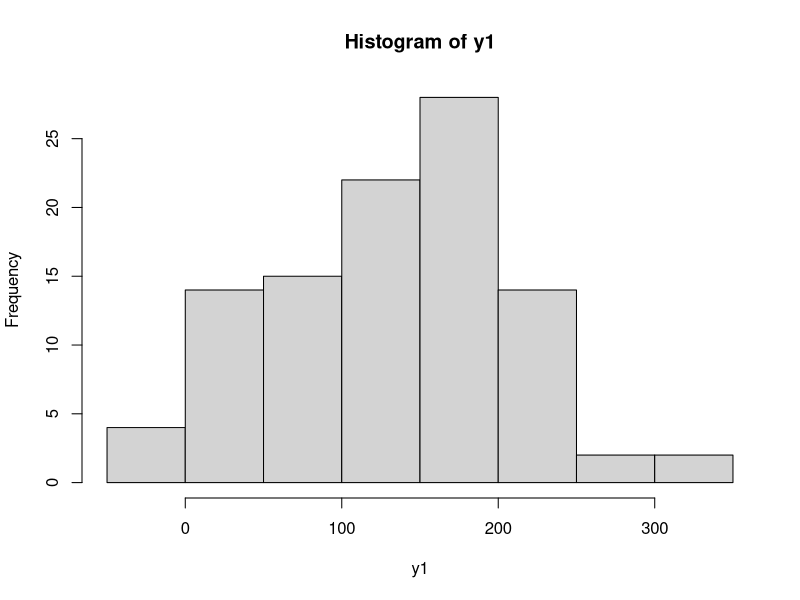
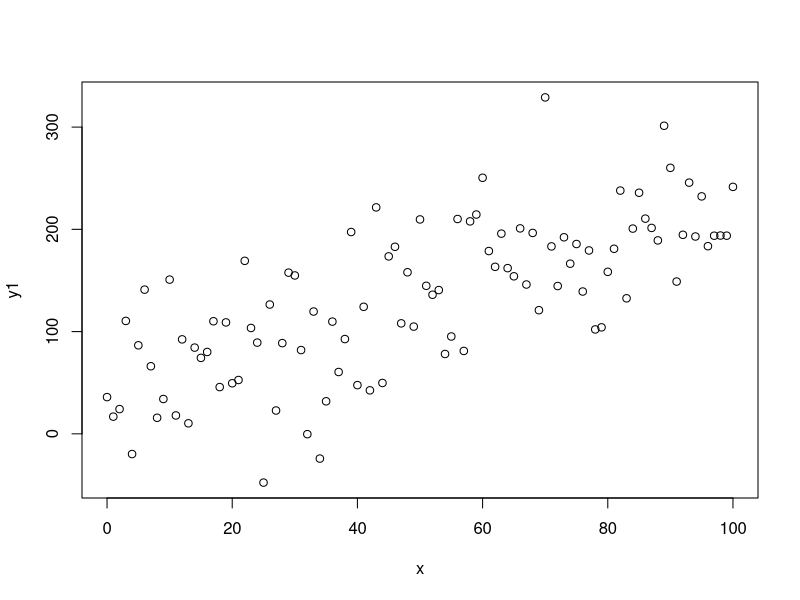
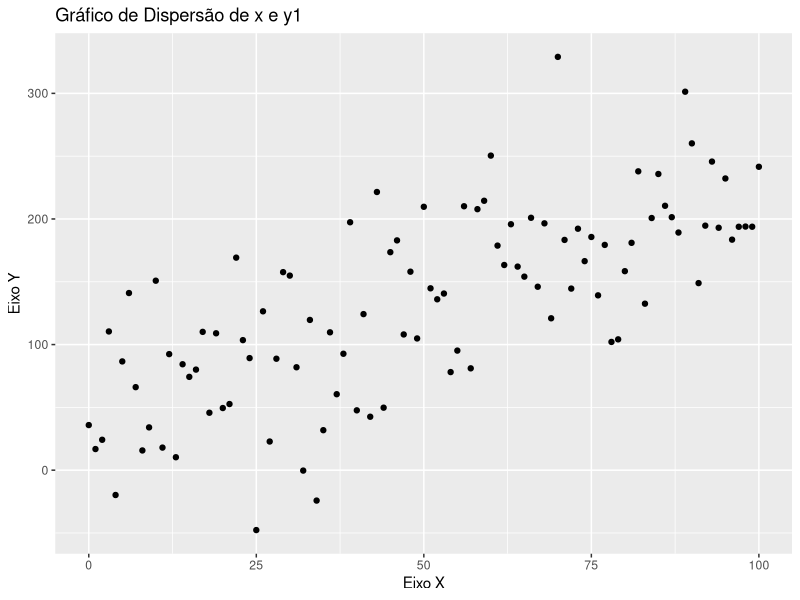
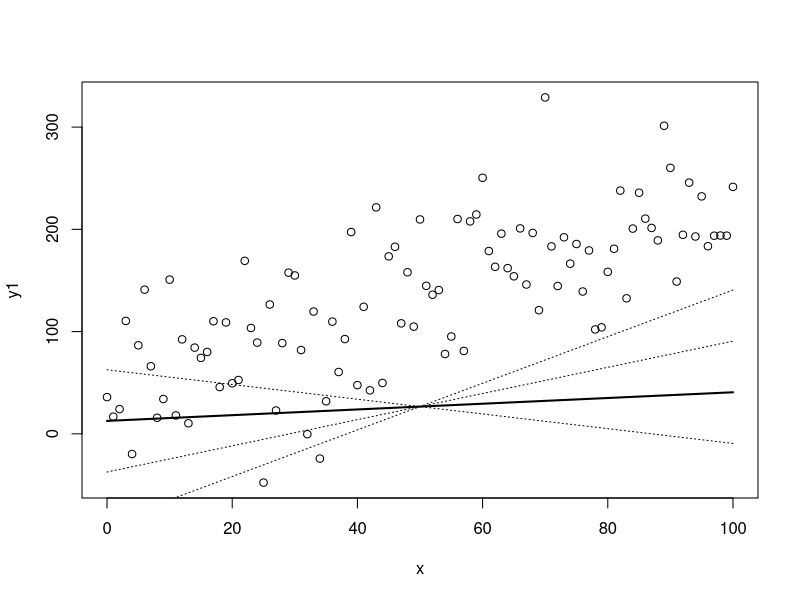
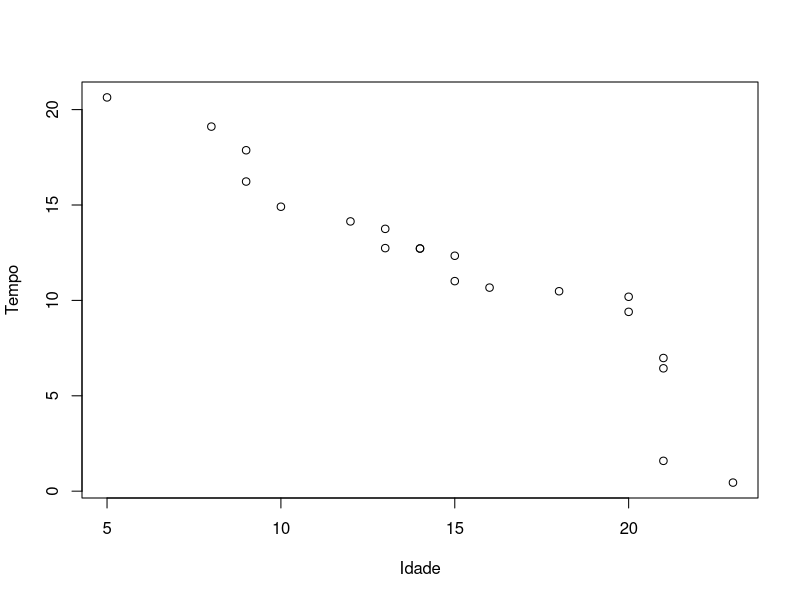
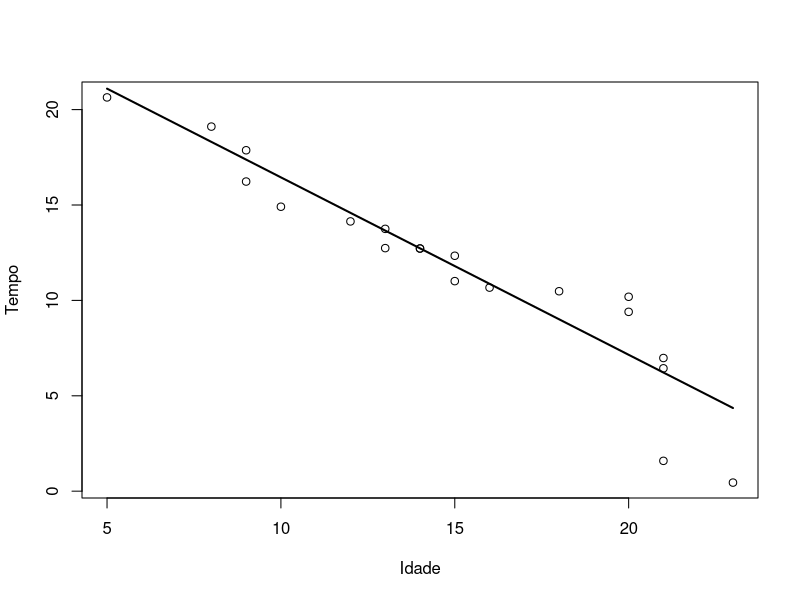
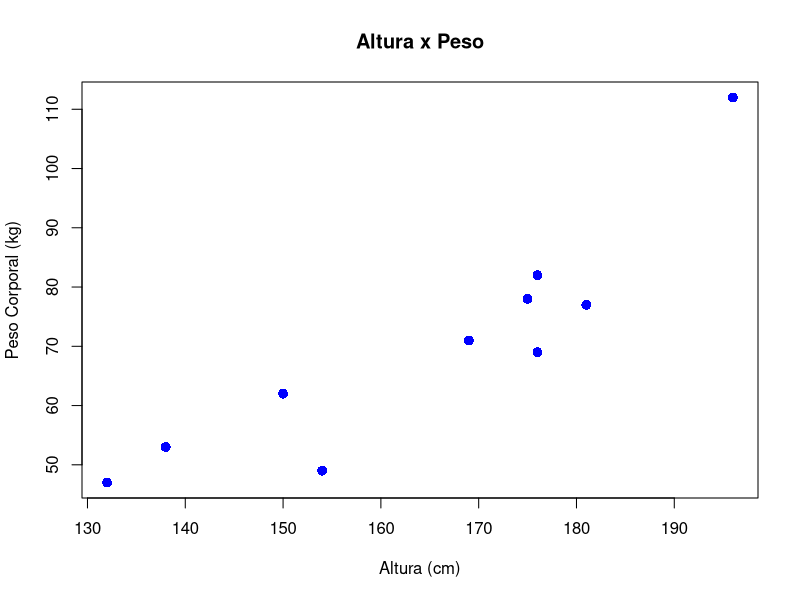
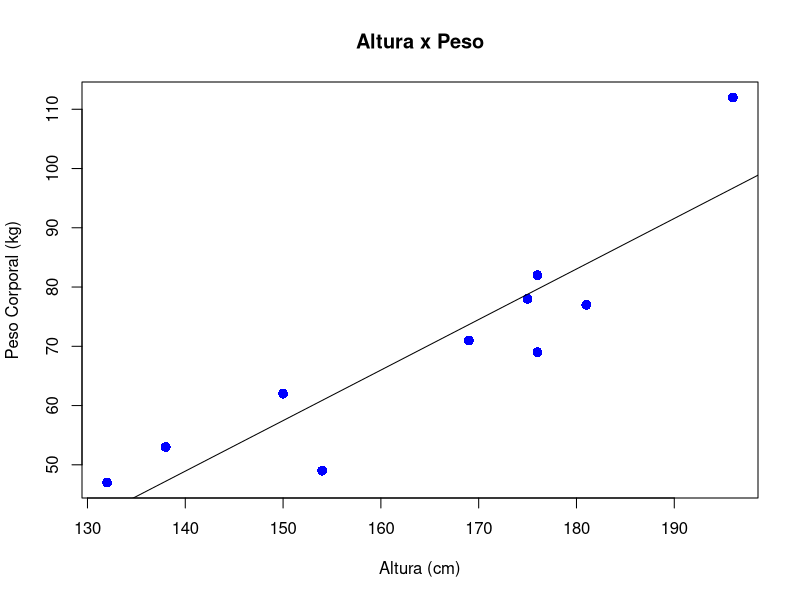

The R source for these figures, in order:
# Lista de Exercícios Parte 1 - Capítulo 11 (Machine Learning)

# Configurando o diretório de trabalho
setwd("C:/Users/Julia/Desktop/CienciaDeDados/1.Big-Data-Analytics-com-R-e-Microsoft-Azure-Machine-Learning/11.Machine-Learning-em-Linguagem-R")
getwd()


# Carregando pacotes

library(tidyverse) # manipulação de dados
library(dplyr)     # manipulação de dados
library(corrplot)  # criar gráfico de mapa de correlação
library(ggplot2)   # criar outros gráficos (especificamente de dispersão)
library(caret)     # usado em tarefas de classificação e regressão para simplificar o processo de treinamento de modelos




##### Exercício 1 - Massa de dados aleatória

# Criando a massa de dados (apesar de aleatória, y possui uma relação com os dados de x)
x <- seq(0, 100)
y <- 2 * x + 35

x
y

# Gerando uma distribuição normal
y1 <- y + rnorm(101, 0, 50)
y1

# Histograma
hist(y1)



# -> Crie um plot do relacionamento de x e y1 (criando um Scatter plot)

plot(x, y1, type = 'p')

# Usando ggplot
dados <- data.frame(x = x, y1 = y1)

ggplot(dados, aes(x = x, y = y1)) +
  geom_point() +
  labs(x = "Eixo X", y = "Eixo Y") +
  ggtitle("Gráfico de Dispersão de x e y1")



# -> Crie um modelo de regressão para as duas variáveis x e y1:

modelo <- lm(data = dados, x ~ y1)
modelo
summary(modelo)



# -> Capture os coeficentes:

coeficientes <- coef(modelo)

a <- coeficientes[1]
b <- coeficientes[2]

# Capturar os coeficientes de um modelo de regressão linear é útil por várias razões:

# -> Interpretação dos efeitos: Os coeficientes do modelo indicam como uma unidade de mudança na variável independente 
#    (no caso, y1) está associada a uma mudança na variável dependente (x). No seu modelo, o coeficiente 0.2625 indica que,
#    para cada unidade de aumento em y1, x aumenta em média 0.2625 unidades. O coeficiente de interceptação (14.0219542) 
#    representa o valor estimado de x quando y1 é igual a zero.

# -> Previsões: Você pode usar esses coeficientes para fazer previsões. Por exemplo, se você tiver um novo valor de y1, poderá
#    usar o modelo e os coeficientes para prever o valor correspondente de x.



# Fórmula de Regressão (utilizando dados dos coeficientes)
y2 <- a + b*x

# -> Visualize a linha de regressão: (antes tem que carregar a linha de código com o plot)

plot(x, y1, type = 'p')

lines(x, y2, lwd = 2)


# Simulando outras possíveis linhas de regressão

y3 <- (y2[51]-50*(b-1))+(b-1)*x
y4 <- (y2[51]-50*(b+1))+(b+1)*x
y5 <- (y2[51]-50*(b+2))+(b+2)*x
lines(x,y3,lty=3)
lines(x,y4,lty=3)
lines(x,y5,lty=3)





##### Exercício 2 - Pesquisa sobre idade e tempo de reação

# Criando os dados

Idade <- c(9,13,14,21,15,18,20,8,14,23,16,21,10,12,20,
           9,13,5,15,21)

Tempo <- c(17.87,13.75,12.72,6.98,11.01,10.48,10.19,19.11,
           12.72,0.45,10.67,1.59,14.91,14.14,9.40,16.23,
           12.74,20.64,12.34,6.44)


# -> Crie um Gráfico de Dispersão (ScatterPlot):

plot(Idade, Tempo, type = 'p')


# -> Crie um modelo de regressão:

modelo <- lm(Idade ~ Tempo)
modelo
summary(modelo)


# -> Calcule a reta (linha) de regressão: 

## Opção 1 (capturando coeficientes)

# Capturando os coeficentes:

coeficientes <- coef(modelo)
coeficientes
a <- coeficientes[1]
b <- coeficientes[2]

# Aplicando a Fórmula de Regressão (utilizando dados dos coeficientes)
formula <- a + b*Idade


## Opção 2 (aplicando a fórmula colocando os dados direto)

formula2 <- 25.7485266 + -0.9299878 * Idade



## Visualizando a linha de regressão: 

formula
formula2



# -> Crie o gráfico da reta: (antes tem que carregar a linha de código com o plot)

plot(Idade, Tempo, type = 'p')
lines(Idade, formula, lwd = 2)






##### Exercício 3 - Relação entre altura e peso

# Criando os dados
alturas = c(176, 154, 138, 196, 132, 176, 181, 169, 150, 175)
pesos = c(82, 49, 53, 112, 47, 69, 77, 71, 62, 78)

dados <- data.frame(alturas = alturas, pesos = pesos)
head(dados)

plot(alturas, pesos, pch = 16, cex = 1.3, col = "blue", 
     main = "Altura x Peso", 
     ylab = "Peso Corporal (kg)", 
     xlab = "Altura (cm)")


# -> Crie o modelo de regressão:
modelo <- lm(data = dados, pesos ~ alturas)


# -> Visualizando o modelo:
modelo
summary(modelo)


# -> Gere a linha de regressão (utilizando abline())
coeficientes <- coef(modelo)
coeficientes
a <- coeficientes[1]
b <- coeficientes[2]

plot(alturas, pesos, pch = 16, cex = 1.3, col = "blue", 
     main = "Altura x Peso", 
     ylab = "Peso Corporal (kg)", 
     xlab = "Altura (cm)")

abline(a, b)

# - abline() é uma função específica para traçar linhas de um modelo de regressão linear simples (com duas variáveis) em um gráfico,
#   enquanto lines() é uma função geral para traçar linhas em um gráfico. Ambas podem ser usadas para traçar uma linha de regressão,
#   mas abline() é mais conveniente quando você já tem um modelo de regressão linear.




# -> Faça as previsões de pesos com base na nova lista de alturas:
alturas2 = data.frame(c(179, 152, 134, 197, 131, 178, 185, 162, 155, 172))

previsao <- predict(modelo, newdata = alturas2, type = 'response')
previsao


# Plot
plot(alturas, pesos, pch = 16, cex = 1.3, 
     col = "blue", 
     main = "Altura x Peso", 
     ylab = "Peso (kg)", 
     xlab = "Altura (cm)")

# Construindo a linha de regressão (passando o modelo direto como parâemtro)
abline(lm(pesos ~ alturas)) 

# Obtendo o tamanho de uma das amostras de dados
num <- length(alturas)
num

# Gerando um gráfico com os valores residuais
for (k in 1: num)  
  lines(c(alturas[k], alturas[k]), 
        c(pesos[k], pesos[k]))

# Gerando gráficos com a distribuição dos resíduos
par(mfrow = c(2,2))
plot(modelo)

